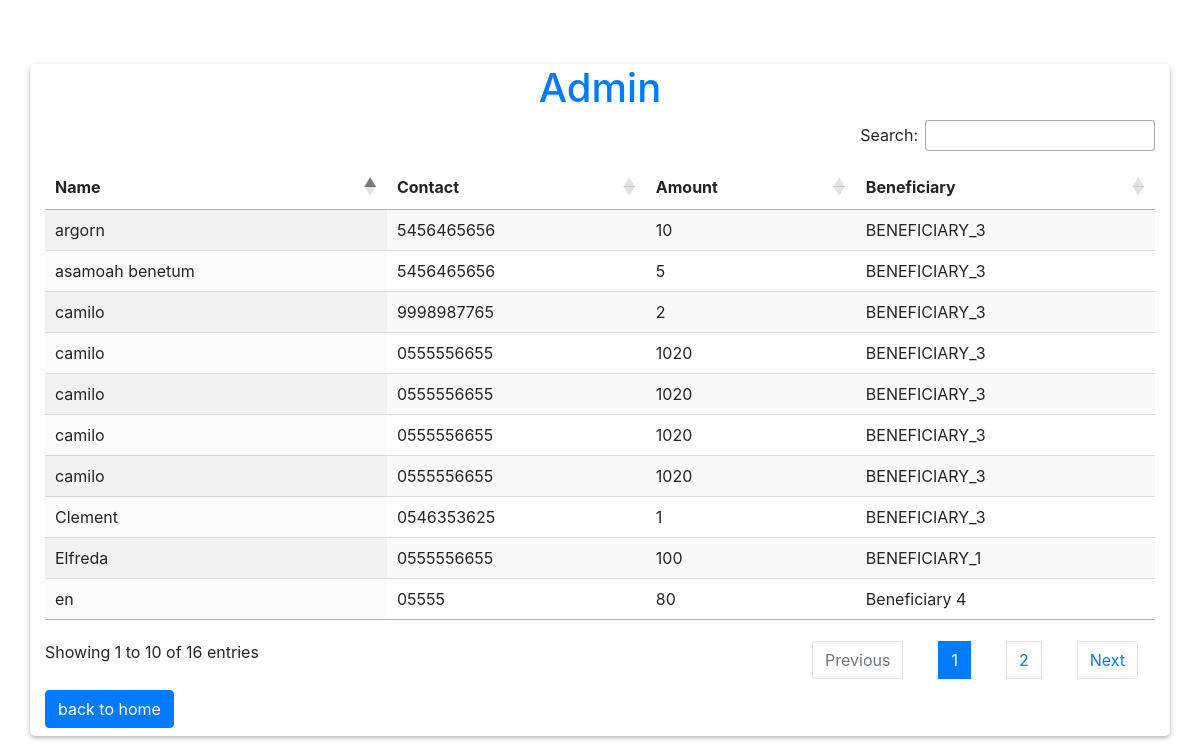
The page /admin on the database its author committed.
### tables this page shows
CREATE TABLE contributor(
    id INTEGER PRIMARY KEY AUTOINCREMENT,
    name TEXT NOT NULL, 
	contact TEXT NOT NULL,
	amount TEXT NOT NULL,
	beneficiary TEXT NOT NULL
    );

### app.py (the view)
@app.route("/admin")
def admin():
    db = DB()
    contributors = db.select_all(TABLE_NAME)
    lenght = len(contributors)
    return render_template("admin.html", contributors = contributors, lenght = lenght)

### db.py (called while the page is built)
    def select_all(self,tb_name):
        self.cur.execute("SELECT * FROM {}".format(tb_name))
        data = self.cur.fetchall()
        return data

### templates/admin.html (shortened to what this page needs)
{% extends "base.html" %}
{% block body %}
<div class="container pb-2">
    <div class="text-primary text-center"><h1>Admin</h1></div>
        <div id="tb_rapper">
            <table id="table_id" class="display">
                <thead>
                    <tr>
                        <th>Name</th>
                        <th>Contact</th>
                        <th>Amount</th>
                        <th>Beneficiary</th>
                    </tr>
                </thead>
                <tbody>
                    {% if lenght >0 %}
                    {% for contributor in range(lenght)%}
                    <tr>
                        <td>{{contributors[contributor][1]}}</td>
                        <td>{{contributors[contributor][2]}}</td>
                        <td>{{contributors[contributor][3]}}</td>
                        <td>{{contributors[contributor][4]}}</td>
                    </tr>
                    {% else %}
                    <tr>
                        <center><td>No Contributions Yet</td></center>
                    </tr>
                    {% endfor%}
                    {% endif%}
                </tbody>
            </table>
        </div>
        <a class="btn btn-primary mr-3" href="/">back to home</a>
</div>
{% endblock %}

### templates/base.html (shortened to what this page needs)
<!DOCTYPE html>
<html>
<head>
	<link rel="stylesheet" href="https://maxcdn.bootstrapcdn.com/bootstrap/4.0.0/css/bootstrap.min.css">
	<link rel="stylesheet" href="/static/css/style.css">
    <link rel="stylesheet" type="text/css" href="https://cdn.datatables.net/1.10.25/css/jquery.dataTables.css">
    <link rel="stylesheet" href="https://cdnjs.cloudflare.com/ajax/libs/twitter-bootstrap/4.5.2/css/bootstrap.css">
    <link rel="stylesheet" href="https://cdn.datatables.net/1.10.25/css/dataTables.bootstrap4.min.css">
    <link rel="stylesheet" href="https://cdn.datatables.net/buttons/1.7.1/css/buttons.bootstrap4.min.css">
</head>
<body class="">
    {% block body%}
    {% endblock %}
</body>
</html>

### static/css/style.css (style rules this page uses)
body { display: flex; align-items: center; justify-content: center; min-height: 100vh; margin: 0; }
.container { border-radius: 5px; box-shadow: 0 2px 5px rgba(0, 0, 0, 0.3); overflow: hidden; width: 600px; max-width: 100%; }

### rows shown on the page
contributor: name "en", contact "05555", amount "80", beneficiary "Beneficiary 4"
contributor: name "Elfreda", contact "0555556655", amount "100", beneficiary "BENEFICIARY_1"
contributor: name "camilo", contact "9998987765", amount "2", beneficiary "BENEFICIARY_3"
contributor: name "argorn", contact "5456465656", amount "10", beneficiary "BENEFICIARY_3"
contributor: name "Clement", contact "0546353625", amount "1", beneficiary "BENEFICIARY_3"
contributor: name "asamoah benetum", contact "5456465656", amount "5", beneficiary "BENEFICIARY_3"
contributor: name "camilo", contact "0555556655", amount "1020", beneficiary "BENEFICIARY_3"
contributor: name "camilo", contact "0555556655", amount "1020", beneficiary "BENEFICIARY_3"
contributor: name "camilo", contact "0555556655", amount "1020", beneficiary "BENEFICIARY_3"
contributor: name "camilo", contact "0555556655", amount "1020", beneficiary "BENEFICIARY_3"
